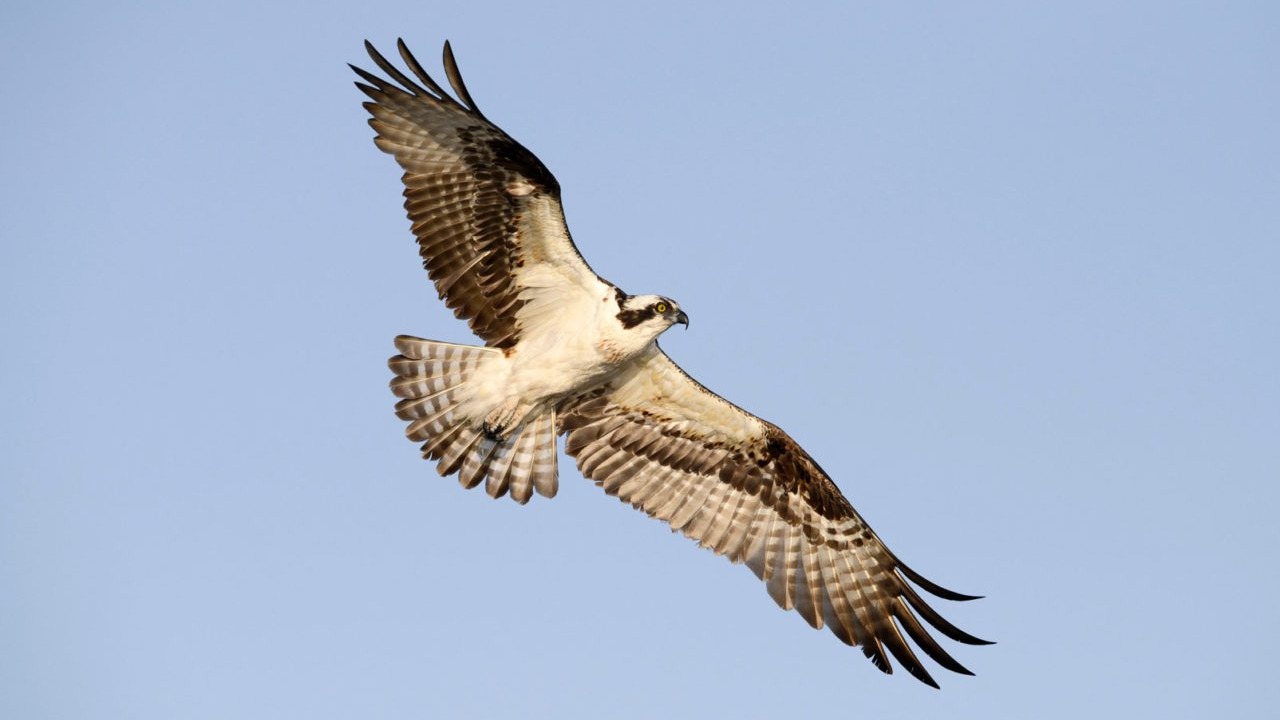
#> input picture test.jpg, 1280 x 720 px, found by its file name
$ python Hw1.py
#> lines starting #> are read from the running program, lines starting #| are printed output that depends on the picture
import cv2
import numpy as np
import random

def read_image():
    img_gray = cv2.imread("/home/emre/Fall/MachineLearning/homework1/test.jpg", cv2.IMREAD_GRAYSCALE)
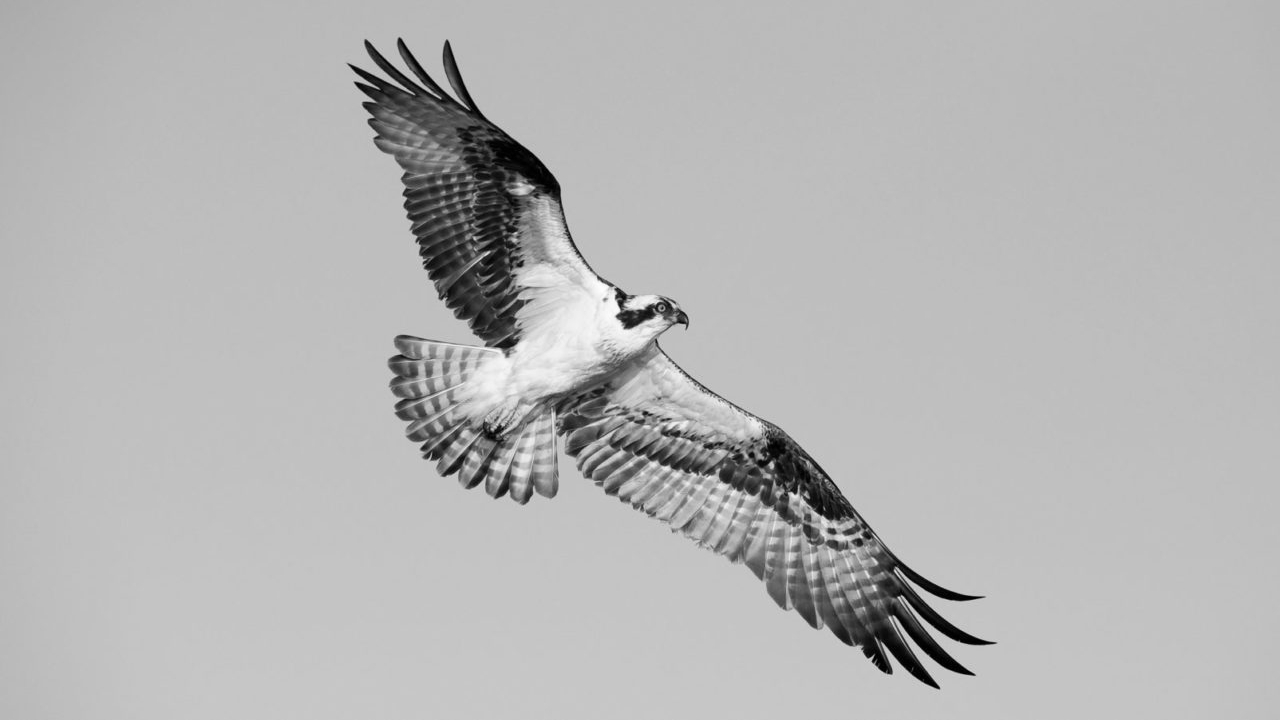
#> img_gray: shape (720, 1280); min 0, max 253, mean 181
    return img_gray

def slice_eight(img):
    rows = 4
    cols = 2
    height, width = img.shape
#> height = 720; width = 1280

    piece_width = width // cols
#> piece_width = 640
    piece_height = height // rows
#> piece_height = 180
    pieces = []

    for row in range(rows):
        for col in range(cols):
            left = col * piece_width
            upper = row * piece_height
            right = left + piece_width
            lower = upper + piece_height
            piece = img[upper:lower, left:right]
            pieces.append(piece)
#> after the loop, pieces = 8 items

    return pieces, (piece_height, piece_width)

def shuffle_pieces(pieces):
    shuffled_pieces = pieces.copy()
    random.shuffle(shuffled_pieces)
    return shuffled_pieces

def reconstruct_image(pieces, piece_size):
    rows, cols = 4, 2
    piece_height, piece_width = piece_size
    reconstructed_image = np.zeros((piece_height * rows, piece_width * cols), dtype=pieces[0].dtype)

    index = 0
    for row in range(rows):
        for col in range(cols):
            upper = row * piece_height
            left = col * piece_width
            reconstructed_image[upper:upper + piece_height, left:left + piece_width] = pieces[index]
            index += 1

    return reconstructed_image

def fitness_function(individual, original_pieces):
    correct_positions = sum(1 for i in range(len(individual)) if np.array_equal(individual[i], original_pieces[i]))
    return correct_positions

def select_parents(population, fitness_scores):
    selected_indices = np.argsort(fitness_scores)[-2:]  # Select two fittest individuals
    return [population[selected_indices[0]], population[selected_indices[1]]]

def crossover(parent1, parent2):
    cut = random.randint(1, len(parent1) - 1)

    # Helper function to check if a piece is in a list
    def is_piece_in_list(piece, pieces_list):
        return any(np.array_equal(piece, p) for p in pieces_list)

    # Create the child with a part from parent1 and non-duplicate pieces from parent2
    child = parent1[:cut] + [piece for piece in parent2 if not is_piece_in_list(piece, parent1[:cut])]
    return child

def mutate(individual, mutation_rate=0.1):
    if random.random() < mutation_rate:
        i, j = random.sample(range(len(individual)), 2)
        individual[i], individual[j] = individual[j], individual[i]
    return individual

def genetic_algorithm(shuffled_pieces, original_pieces,  piece_size, population_size=20, generations=1000):
    population = [shuffle_pieces(shuffled_pieces) for _ in range(population_size)]

    for generation in range(generations):
        fitness_scores = [fitness_function(individual, original_pieces) for individual in population]

        # Print fitness scores for the current generation
        print(f"Generation {generation}: Fitness Scores = {fitness_scores}")

        if max(fitness_scores) == len(original_pieces):  # If fully correct individual found
            best_individual = population[np.argmax(fitness_scores)]
            print(f"Solved in generation {generation}")
            return best_individual

        parents = select_parents(population, fitness_scores)
        population_best_individual = reconstruct_image(parents[0],piece_size)
        cv2.imshow(f"Generation {generation} best individual", population_best_individual)
        cv2.imwrite(f"output_images/Generation_{generation}_best_individual.png", population_best_individual)
        next_generation = []

        for _ in range(population_size):
            child = crossover(parents[0], parents[1])
            child = mutate(child)
            next_generation.append(child)

        population = next_generation

    best_individual = population[np.argmax([fitness_function(ind, original_pieces) for ind in population])]
    return best_individual

def preprocessing():
    img = read_image()
    pieces, piece_size = slice_eight(img)
#> pieces = 8 items; piece_size = (180, 640)
    shuffled_pieces = shuffle_pieces(pieces)
#> in shuffle_pieces, `shuffled_pieces = pieces.copy()`: shuffled_pieces = 8 items
#> shuffled_pieces = 8 items
    return shuffled_pieces, piece_size, pieces

def main():
    shuffled_piece, piece_size, original_pieces = preprocessing()
#> shuffled_piece = 8 items; piece_size = (180, 640); original_pieces = 8 items
    best_solution = genetic_algorithm(shuffled_piece, original_pieces, piece_size=piece_size)
#> in genetic_algorithm, `population = [shuffle_pieces(shuffled_pieces) for _ in range(populatio..`: population = 20 items
#> the loop in genetic_algorithm, `for generation in range(generations):` made 33 passes
#> (fitness_scores, selected_indices in select_parents) on passes 1 to 8: ([4, 3, 0, 1, 0, 1, 1, 2, 1, 0, 0, 0, 3, 0, 1, 1, 0, 1, 1, 1], [12, 0]), ([3, 4, 4, 4, 3, 3, 4, 3, 3, 3, 4, 3, 3, 3, 1, 4, 4, 3, 4, 3], [16, 18]), ([4, 4, 4, 4, 3, 5, 4, 4, 4, 4, 4, 4, 4, 4, 4, 4, 4, 4, 4, 2], [18, 5]), ([4, 3, 5, 4, 4, 4, 5, 5, 5, 4, 4, 4, 4, 5, 4, 5, 4, 4, 5, 4], [8, 18]), ([5, 5, 5, 4, 5, 5, 5, 5, 5, 5, 3, 5, 5, 5, 5, 5, 5, 5, 5, 5], [18, 19]), ([5, 5, 5, 5, 4, 5, 5, 5, 5, 5, 5, 5, 5, 5, 5, 5, 5, 5, 5, 3], [17, 18]), ([5, 5, 5, 4, 5, 3, 5, 5, 5, 4, 5, 5, 4, 5, 5, 5, 4, 5, 5, 5], [18, 19]), ([5, 5, 5, 5, 5, 5, 5, 5, 5, 5, 5, 5, 5, 5, 5, 5, 5, 5, 5, 4], [17, 18])
#> (fitness_scores, selected_indices in select_parents) on passes 10, 14: ([5, 5, 5, 5, 5, 5, 5, 5, 5, 4, 3, 3, 5, 5, 5, 5, 5, 5, 5, 5], [18, 19]), ([5, 5, 5, 5, 4, 5, 5, 5, 3, 5, 5, 5, 5, 5, 5, 5, 5, 5, 5, 5], [18, 19])
#| Generation 0: Fitness Scores = [4, 3, 0, 1, 0, 1, 1, 2, 1, 0, 0, 0, 3, 0, 1, 1, 0, 1, 1, 1]
#| Generation 1: Fitness Scores = [3, 4, 4, 4, 3, 3, 4, 3, 3, 3, 4, 3, 3, 3, 1, 4, 4, 3, 4, 3]
#| Generation 2: Fitness Scores = [4, 4, 4, 4, 3, 5, 4, 4, 4, 4, 4, 4, 4, 4, 4, 4, 4, 4, 4, 2]
#| Generation 3: Fitness Scores = [4, 3, 5, 4, 4, 4, 5, 5, 5, 4, 4, 4, 4, 5, 4, 5, 4, 4, 5, 4]
#| Generation 4: Fitness Scores = [5, 5, 5, 4, 5, 5, 5, 5, 5, 5, 3, 5, 5, 5, 5, 5, 5, 5, 5, 5]
#| Generation 5: Fitness Scores = [5, 5, 5, 5, 4, 5, 5, 5, 5, 5, 5, 5, 5, 5, 5, 5, 5, 5, 5, 3]
#| Generation 6: Fitness Scores = [5, 5, 5, 4, 5, 3, 5, 5, 5, 4, 5, 5, 4, 5, 5, 5, 4, 5, 5, 5]
#| Generation 7: Fitness Scores = [5, 5, 5, 5, 5, 5, 5, 5, 5, 5, 5, 5, 5, 5, 5, 5, 5, 5, 5, 4]
#> (further printed lines are left out)
#> pass 1, in genetic_algorithm, `population_best_individual = reconstruct_image(parents[0],piece_size)`:
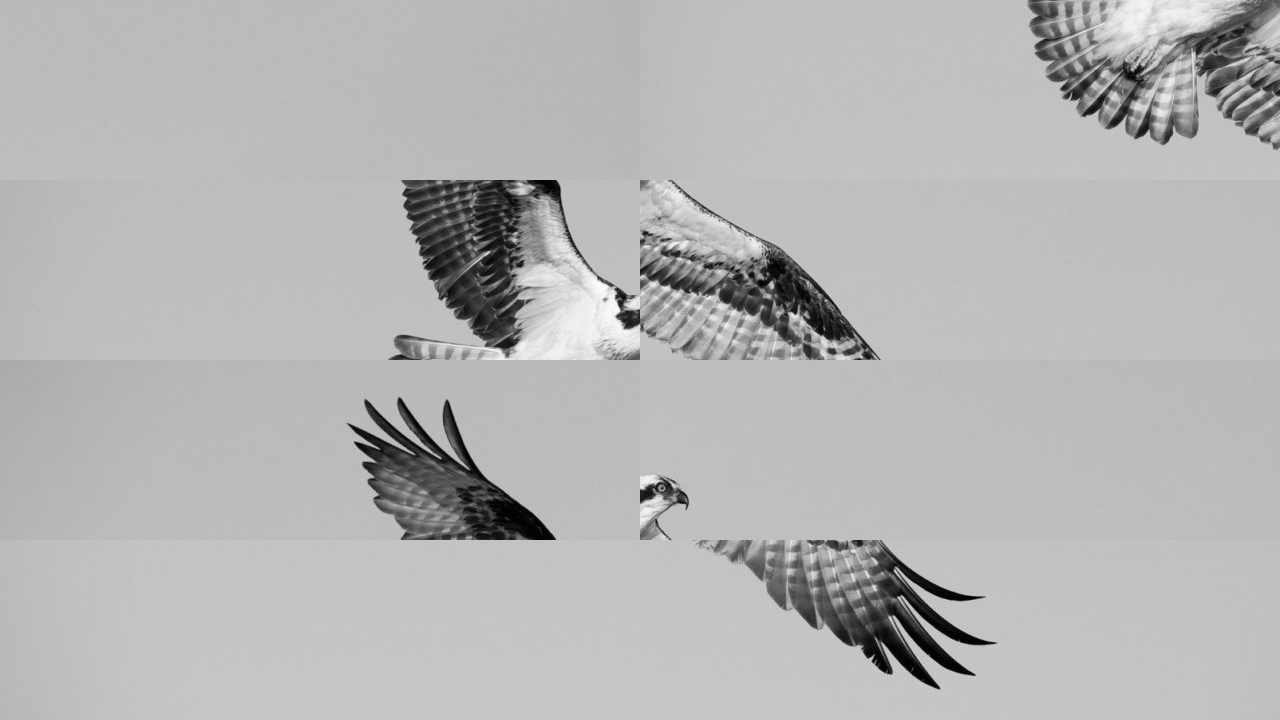
#> population_best_individual: shape (720, 1280); min 0, max 253, mean 181
#> pass 2, in genetic_algorithm, `population_best_individual = reconstruct_image(parents[0],piece_size)`:
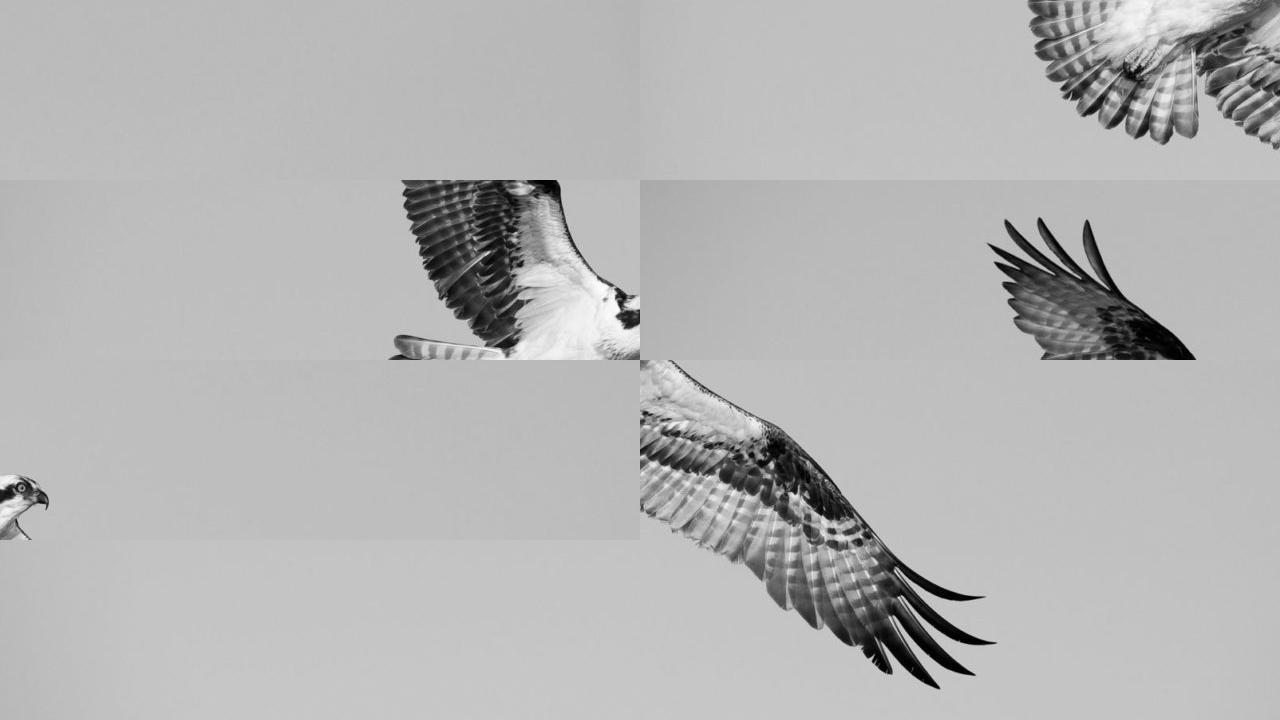
#> population_best_individual: shape (720, 1280); min 0, max 253, mean 181
    solved_image = reconstruct_image(best_solution, piece_size)
    original_image = reconstruct_image(original_pieces, piece_size)
    shuffled_img =  reconstruct_image(shuffled_piece, piece_size)
#> after the loop in reconstruct_image (call 35), `for row in range(rows):`:
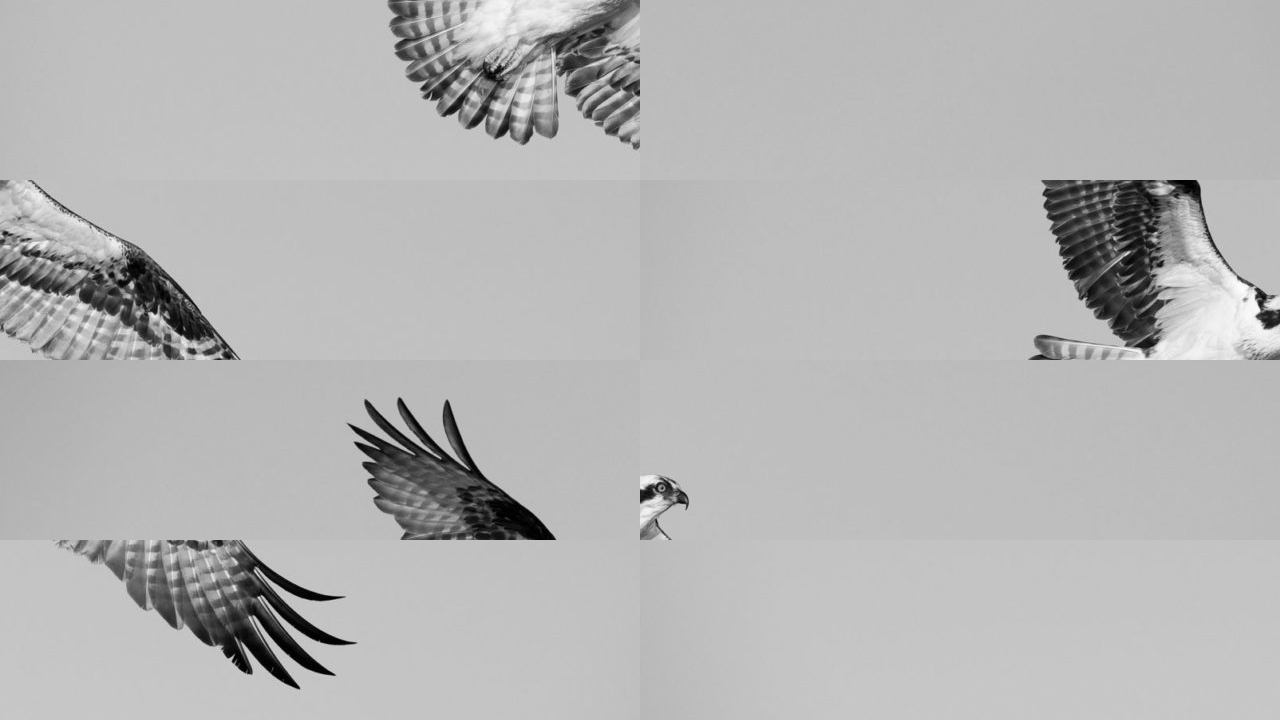
#> reconstructed_image: shape (720, 1280); min 0, max 253, mean 181

    cv2.imshow("Original Image", original_image)
    cv2.imshow("Shuffled Image", shuffled_img)
    cv2.imshow("Solved Image", solved_image)
    cv2.imwrite(f"output_images/Shuffled_Image.png", shuffled_img)
    cv2.imwrite(f"output_images/Solved_Image.png", solved_image)
    cv2.waitKey(0)
    cv2.destroyAllWindows()

if __name__ == "__main__":
    main()
